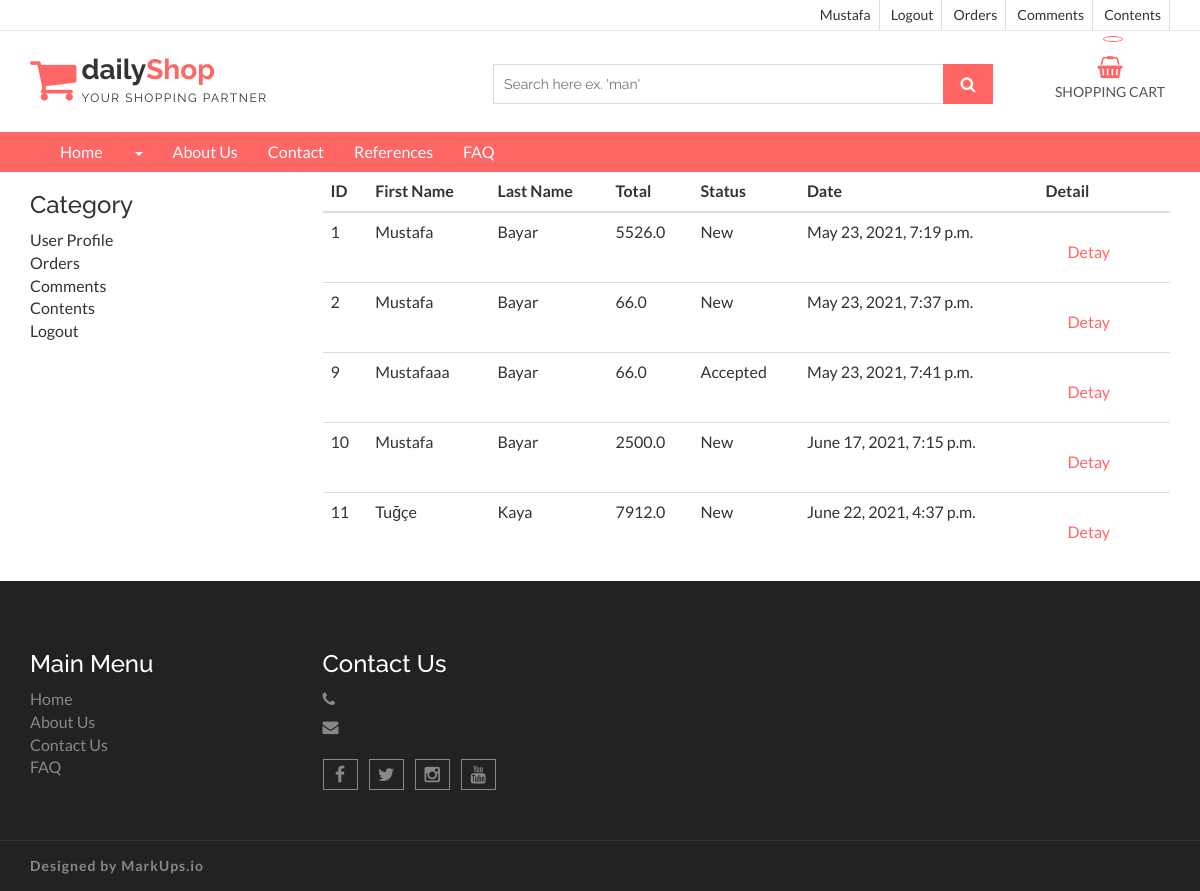
Screenshot of /user/orders/ (signed in) with the database file from the repository.
### order/models.py (models this page shows, shortened)
class Order(models.Model):
    STATUS = (
        ('New','New'),
        ('Accepted','Accepted'),
        ('Preaparing','Preaparing'),
        ('OnShipping','OnShipping'),
        ('Canceled','Canceled')
    )
    user = models.ForeignKey(User,on_delete=models.SET_NULL,null=True)
    code = models.CharField(max_length=5,editable=False)
    first_name = models.CharField(max_length=10)
    last_name = models.CharField(max_length=10)
    phone = models.CharField(max_length=10,blank=True)
    address = models.CharField(max_length=150,blank=True)
    city = models.CharField(max_length=20,blank=True)
    country = models.CharField(max_length=20,blank=True)
    total = models.FloatField()
    status = models.CharField(max_length=10,choices=STATUS,default='New')
    ip = models.CharField(blank=True,max_length=20)
    adminnote = models.CharField(blank=True,max_length=100)
    create_at = models.DateTimeField(auto_now_add=True)
    update_at = models.DateTimeField(auto_now=True)

### user/views.py (the view)
# urls.py: path('orders/', views.orders, name="orders"),
@login_required(login_url='/login')
def orders(request):
    category = Category.objects.all()
    current_user = request.user
    profile = UserProfile.objects.get(user_id=current_user.id)
    orders = Order.objects.filter(user_id=current_user.id)
    context = {
        'category':category,
        'orders':orders,
        'profile': profile
    }
    return render(request,"user_orders.html",context)

### home/models.py (called while the page is built)
    def user_name(self):
        return '[' + self.user.username + '] ' + self.user.first_name + ' ' + self.user.last_name

### user/templates/user_orders.html (shortened to what this page needs)
{% extends 'homebase.html' %}
{% block navbar %}
    {% include 'navbar.html' %}
{% endblock %}
{% block content %}
    <section id="aa-error">
        <div class="container">
            <div class="row">
                <div class="col-md-3">
                    {% include "user_panel.html" %}
                </div>
                <div class="col-md-9">
                    <table class="table">
                        <thead>
                        <tr>
                            <th scope="col">ID</th>
                            <th scope="col">First Name</th>
                            <th scope="col">Last Name</th>
                            <th scope="col">Total</th>
                            <th scope="col">Status</th>
                            <th scope="col">Date</th>
                            <th scope="col">Detail</th>
                        </tr>
                        </thead>
                        <tbody>
                        {% for rs in orders %}
                        <tr>
                            <td scope="col">{{ rs.id }}</td>
                            <td scope="col">{{ rs.first_name }}</td>
                            <td scope="col">{{ rs.last_name }}</td>
                            <td scope="col">{{ rs.total }}</td>
                            <td scope="col">{{ rs.status }}</td>
                            <td scope="col">{{ rs.create_at }}</td>
                            <td scope="col"><a class=" aa-secondary-btn" href="/user/orderdetail/{{ rs.id }}"> Detay </a></td>
                        </tr>
                        {% endfor %}
                        </tbody>
                    </table>
                </div>
            </div>
        </div>
    </section>
{% endblock %}

### home/templates/header.html (shortened to what this page needs)
{% load static %}
<link rel="stylesheet" href="https://ajax.googleapis.com/ajax/libs/jqueryui/1.11.4/themes/smoothness/jquery-ui.css">
<header id="aa-header">
    <div class="aa-header-top">
        <div class="container">
            <div class="row">
                <div class="col-md-12">
                    <div class="aa-header-top-area">
                        <div class="aa-header-top-right">
                            <ul class="aa-head-top-nav-right">
                                {% if user.id is not None %}
                                    <li><a href="/user">{{ user.first_name }}</a></li>
                                {% else %}
                                    <li><a href="/login/">Login</a></li>
                                    <li><a href="/register/">Register</a></li>
                                {% endif %}
                                <li class="hidden-xs"><a href="/logout/">Logout</a></li>
                                <li class="hidden-xs"><a href="/user/orders">Orders</a></li>
                                <li class="hidden-xs"><a href="/user/comments">Comments</a></li>
                                <li class="hidden-xs"><a href="/user/contents">Contents</a></li>
                            </ul>
                        </div>
                    </div>
                </div>
            </div>
        </div>
    </div>
    <div class="aa-header-bottom">
        <div class="container">
            <div class="row">
                <div class="col-md-12">
                    <div class="aa-header-bottom-area">
                        <div class="aa-logo">
                            <a href="/">
                                <span class="fa fa-shopping-cart"></span>
                                <p>daily<strong>Shop</strong> <span>Your Shopping Partner</span></p>
                            </a>
                        </div>
                        <div class="aa-cartbox">
                            <a class="aa-cart-link" href="/shopcart/">
                                <span class="fa fa-shopping-basket"></span>
                                <span class="aa-cart-title">SHOPPING CART</span>
                                <span class="aa-cart-notify">{{ request.session.cart_items }}</span>
                            </a>
                        </div>
                        <div class="aa-search-box">
                            <form action="/search/" method="post">
                                <input type="text" name="query" id="query" placeholder="Search here ex. 'man' ">
                                <button type="submit"><span class="fa fa-search"></span></button>
                            </form>
                        </div>
                    </div>
                </div>
            </div>
        </div>
    </div>
</header>

### home/static/css/theme-color/default-theme.css (style rules this page uses)
.aa-secondary-btn { color: #ff6666; }
#aa-header .aa-header-bottom .aa-header-bottom-area .aa-logo a > span { color: #ff6666; }
#aa-header .aa-header-bottom .aa-header-bottom-area .aa-logo a strong { color: #ff6666; }
#aa-header .aa-header-bottom .aa-header-bottom-area .aa-search-box button { background-color: #ff6666; }
#aa-header .aa-header-bottom .aa-cartbox .aa-cart-link { color: #ff6666; }
#aa-header .aa-header-bottom .aa-cartbox .aa-cart-link .aa-cart-notify { border: 1px solid #ff6666; color: #ff6666; }
#aa-header .aa-header-bottom .aa-cartbox .aa-cart-link .aa-cart-notify:after { border-top-color: #ff6666; }

### rows the page displays
Order: id "1", first_name "Mustafa", last_name "Bayar", total "5526.0", status "New", create_at "May 23, 2021, 7:19 p.m."
Order: id "2", first_name "Mustafa", last_name "Bayar", total "66.0", status "New", create_at "May 23, 2021, 7:37 p.m."
Order: id "9", first_name "Mustafaaa", last_name "Bayar", total "66.0", status "Accepted", create_at "May 23, 2021, 7:41 p.m."
Order: id "10", first_name "Mustafa", last_name "Bayar", total "2500.0", status "New", create_at "June 17, 2021, 7:15 p.m."
Order: id "11", first_name "Tuğçe", last_name "Kaya", total "7912.0", status "New", create_at "June 22, 2021, 4:37 p.m."

### other values shown
{{ user.first_name }} "Mustafa"
